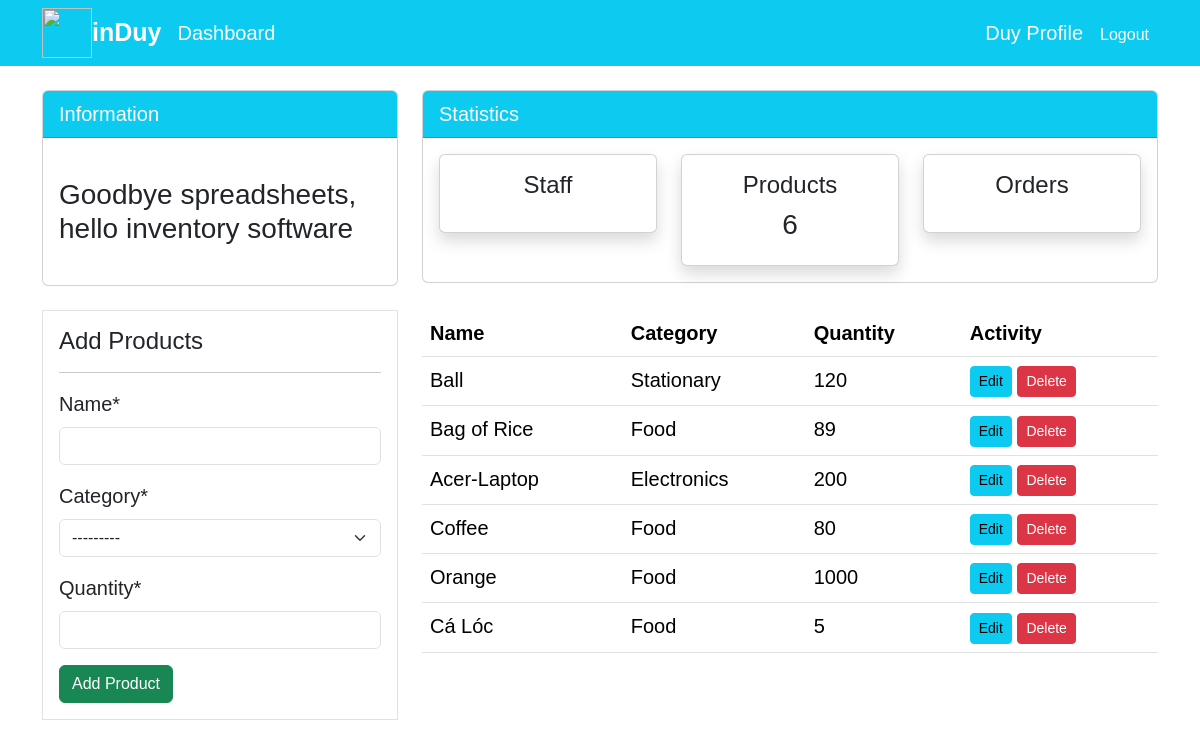
The app's page /product/ (signed in) with its own data.
### dashboard/models.py (models this page shows, shortened)
class Product(models.Model):
    name = models.CharField(max_length=100, null=True)
    category = models.CharField(max_length=20, choices=CATEGORY, null=True)
    quantity = models.PositiveBigIntegerField(null=True)
    class Meta:
        verbose_name_plural = 'Product'

### dashboard/views.py (the view)
# urls.py: path("product/", views.product, name='dashboard-product'),
@login_required
def product(request):
    items = Product.objects.all() #ORM
    products_count = items.count()
    if request.method == 'POST':
        form = ProductForm(request.POST)
        if form.is_valid():
            form.save()
            product_name = form.cleaned_data.get('name')
            messages.success(request, f'{product_name} has been added successfully!')
            return redirect('dashboard-product')
    else:
        form = ProductForm()
    context = {
        'items': items,
        'form': form,
        'products_count': products_count,
    }
    return render(request, "dashboard/product.html", context)

### dashboard/forms.py
class ProductForm(forms.ModelForm):
    class Meta:
        model = Product
        fields = ['name', 'category', 'quantity']

### templates/dashboard/product.html (shortened to what this page needs)
{% extends 'partials/base.html' %}
{% load crispy_forms_filters %}
{% load crispy_forms_tags %}
{%block content%}
{% include 'partials/topnav.html' %}
 <div class="container">
    <div class="row my-4">
        <div class="col-md-4">
            <div class="border bg-white p-3">
                <h4>Add Products</h4>
                <hr>
                <form method="POST">
                    {{ form|crispy }}
                    <input class="btn btn-success btn-block" type="submit" value="Add Product">
                </form>
            </div>
        </div>
        <div class="col-md-8">
            <table class="table bg-white">
                <thead class="bg-info">
                    <tr class="text-white">
                        <th scope="col">Name</th>
                        <th scope="col">Category</th>
                        <th scope="col">Quantity</th>
                        <th scope="col">Activity</th>
                    </tr>
                </thead>
                <tbody>
                    {% for item in items %}
                    <tr>
                        <td>{{item.name}}</td>
                        <td>{{item.category}}</td>
                        <td>{{item.quantity}}</td>
                        <td>
                            <a class="btn btn-info btn-sm" href="{%url 'dashboard-product-update' item.id%}">Edit</a>
                            <a class="btn btn-danger btn-sm" href="{%url 'dashboard-product-delete' item.id%}">Delete</a>
                        </td>
                    </tr>
                    {% endfor %}
                </tbody>
            </table>
        </div>
    </div>
</div>
{%endblock%}

### templates/partials/base.html (shortened to what this page needs)
<!doctype html>
<html lang="en">
  <head>
    {%load static%}
    <link rel="stylesheet" href="https://cdnjs.cloudflare.com/ajax/libs/owl-carousel/2.3.4/assets/owl.carousel.min.css">
    <link rel="stylesheet" href="https://cdnjs.cloudflare.com/ajax/libs/owl-carousel/2.3.4/assets/owl.theme.default.min.css">
    <link href="https://cdn.jsdelivr.net/npm/bootstrap@5.3.3/dist/css/bootstrap.min.css" rel="stylesheet">
  </head>
  <body style="font-family: Arial, Helvetica, sans-serif; font-size: 20px;">
    {% include 'partials/nav.html' %}
    {%block content%} {%endblock%}
  </body>
</html>

### templates/partials/nav.html (shortened to what this page needs)
<nav class="navbar navbar-expand-lg navbar-info bg-info">
    <div class="container d-flex justify-content-between align-items-center">
        <div class="d-flex align-items-center">
            <img src="https://cdn-icons-png.freepik.com/256/10996/10996271.png?semt=ais_hybrid" alt="" style="width: 50px; height: 50px;">
            <a class="navbar-brand text-white font-weight-bold mr-3" href="{% url 'dashboard-index' %}" style="font-weight: 600; font-size: 25px;">inDuy</a>
            {% if user.is_authenticated %}
            <a class="nav-link text-white p-0" href="{% url 'dashboard-index' %}">Dashboard</a>
            {% endif %}
        </div>
        <div class="d-flex align-items-center">
            {% if user.is_authenticated %}
            <a class="nav-link text-white mx-2" href="{% url 'user-profile' %}">{{user.username}} Profile</a>
            <form method="POST" action="{% url 'logout' %}" class="d-inline">
                <button type="submit" class="btn btn-link text-white mx-2 p-0" style="text-decoration: none;">Logout</button>
            </form>
            {% else %}
            <a class="nav-link text-white mx-2" href="{% url 'user-register' %}">Register</a>
            <a class="nav-link text-white mx-2" href="{% url 'user-login' %}">Login</a>
            {% endif %}
        </div>
    </div>
</nav>

### templates/partials/topnav.html (shortened to what this page needs)
    <div class="container">
        <div class="row mt-4">
            <div class="col-md-4">
                <div class="card">
                    <div class="card-header bg-info text-white">
                        Information
                    </div>
                    <div class="card-body">
                        <marquee behavior="" direction="">
                            <h3 class="my-4">Goodbye spreadsheets, hello inventory software</h3>
                        </marquee>
                    </div>
                </div>
            </div>
            <div class="col-md-8">
                <div class="card">
                    <div class="card-header bg-info text-white">
                        Statistics
                    </div>
                    <div class="card-body">
                        <div class="row">
                            <div class="col-md-4">
                                <a class="text-decoration-none text-dark" href="{%url 'dashboard-staff'%}">
                                    <div class="card my-card shadow text-center p-3">
                                        <h4>Staff </h4>
                                    </div>
                                </a>
                            </div>
                            <div class="col-md-4">
                                <a class="text-decoration-none text-dark" href="{%url 'dashboard-product'%}">
                                    <div class="card my-card shadow text-center p-3">
                                        <h4>Products </h4>
                                        <h3>{{products_count}}</h3>
                                    </div>
                                </a>
                            </div>
                            <div class="col-md-4">
                                <a class="text-decoration-none text-dark" href="{%url 'dashboard-order'%}">
                                    <div class="card my-card shadow text-center p-3">
                                        <h4>Orders </h4>
                                    </div>
                                </a>
                            </div>
                        </div>
                    </div>
                </div>
            </div>
        </div>
    </div>

### records on screen
Product: name "Ball", category "Stationary", quantity "120"
Product: name "Bag of Rice", category "Food", quantity "89"
Product: name "Acer-Laptop", category "Electronics", quantity "200"
Product: name "Coffee", category "Food", quantity "80"
Product: name "Orange", category "Food", quantity "1000"
Product: name "Cá Lóc", category "Food", quantity "5"

### other values on screen
{{ user.username }} "Duy"
{{ products_count }} "6"
